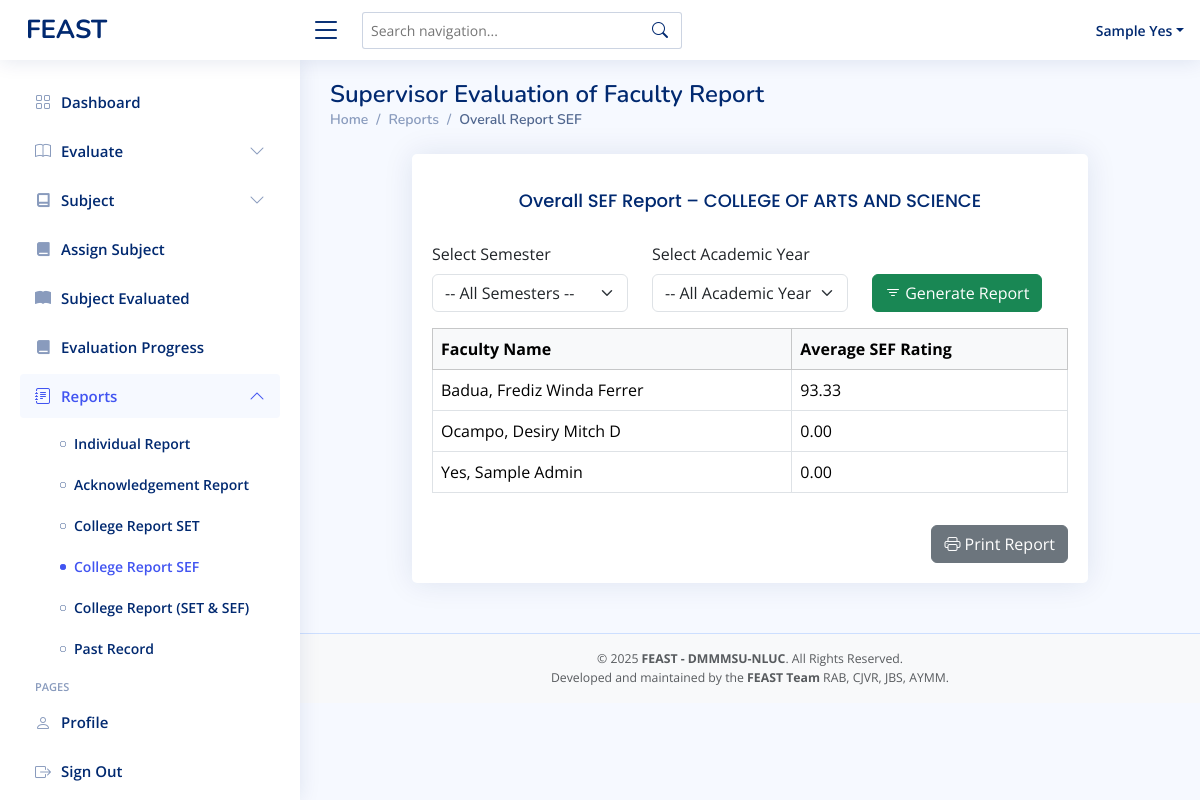
The app's page /admin-overallreport-sef.php (signed in), older data.
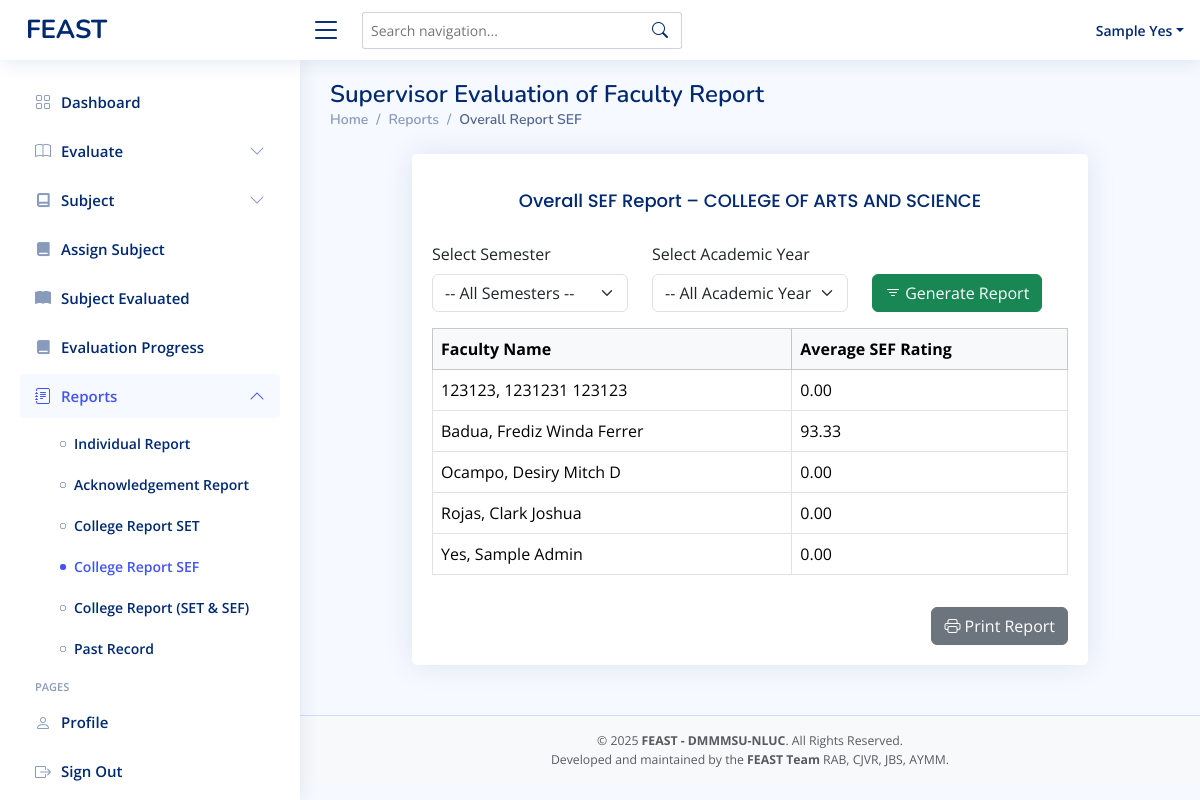
The same page, newer data.
### tables this page shows
CREATE TABLE `faculty` (
  `idnumber` varchar(11) NOT NULL,
  `first_name` varchar(50) NOT NULL,
  `mid_name` varchar(50) NOT NULL,
  `last_name` varchar(50) NOT NULL,
  `password` varchar(255) DEFAULT NULL,
  `department` varchar(255) DEFAULT NULL,
  `program` varchar(255) DEFAULT NULL,
  `faculty_rank` varchar(50) DEFAULT NULL,
  `role` varchar(50) NOT NULL DEFAULT 'faculty',
  `status` varchar(11) NOT NULL DEFAULT 'active'
);

### admin-overallreport-sef.php (the view, shortened to what the changed rows need)
<?php
include 'conn/conn.php';
$admin_id = $_SESSION['idnumber'];
$faculties = [];
$admin_assignments = [];
$stmt_admin_dept = $conn->prepare("SELECT department_name, program_name FROM admin_departments WHERE admin_idnumber = ?");
$stmt_admin_dept->bind_param("s", $admin_id);
$stmt_admin_dept->execute();
$result = $stmt_admin_dept->get_result();
while ($row = $result->fetch_assoc()) {
  $admin_assignments[] = $row;
}
if (!empty($admin_assignments)) {
  $faculty_query_parts = [];
  $params = [];
  $types = "";
  foreach ($admin_assignments as $assignment) {
    $faculty_query_parts[] = "(department = ? AND program = ?)";
    $params[] = $assignment['department_name'];
    $params[] = $assignment['program_name'];
    $types .= "ss";
  }
  $faculty_where_sql = implode(' OR ', $faculty_query_parts);
  $sql = "
        SELECT idnumber, last_name, first_name, mid_name
        FROM faculty
        WHERE ($faculty_where_sql)
        ORDER BY last_name ASC
    ";
  $query = $conn->prepare($sql);
  $query->bind_param($types, ...$params);
  $query->execute();
  $faculties = $query->get_result()->fetch_all(MYSQLI_ASSOC);
}
$rows = '';
foreach ($faculties as $fac) {
  $fid = $fac['idnumber'];
  $sql = "
    SELECT COUNT(*) AS evals, AVG(computed_rating) AS avg_rating
    FROM admin_evaluation
    WHERE evaluatee_id = ?
  ";
  $params = [$fid];
  $types = "s";
  $stmtEval = $conn->prepare($sql);
  $stmtEval->bind_param($types, ...$params);
  $stmtEval->execute();
  $r = $stmtEval->get_result()->fetch_assoc();
  $count = (int)$r['evals'];
  $avg = $count ? number_format((float)$r['avg_rating'], 2) : '0.00';
  $name = "{$fac['last_name']}, {$fac['first_name']} {$fac['mid_name']}";
  $rows .= "<tr>
              <td>{$name}</td>
              <td>{$avg}</td>
            </tr>";
}
?>
<!DOCTYPE html>
<html lang="en">
<head>
  <?php include 'head.php' ?>
</head>
<body>
  <main id="main" class="main">
    <div class="pagetitle">
      <h1>Supervisor Evaluation of Faculty Report</h1>
    </div>
    <section class="section dashboard">
      <div class="container mt-4">
        <div class="row justify-content-center">
          <div class="col-lg-10">
            <div class="card">
              <div class="card-body">
                <div class="table-responsive">
                  <table class="table table-bordered table-hover">
                    <thead class="table-light">
                      <tr>
                        <th>Faculty Name</th>
                        <th>Average SEF Rating</th>
                      </tr>
                    </thead>
                    <tbody>
                      <?= $rows ?>
                    </tbody>
                  </table>
                </div>
              </div>
            </div>
          </div>
        </div>
      </div>
    </section>
  </main>
</body>
</html>

Row changes from the older to the newer data that the page shows:
added faculty: name "123123, 1231231 123123", avg "0.00"
added faculty: name "Rojas, Clark Joshua", avg "0.00"
